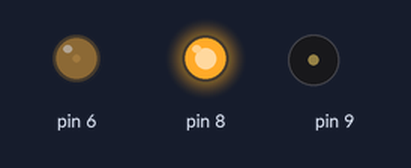
The sketch below on a simulated Arduino Uno, built with avr-gcc and run on an emulated ATmega328P. Shown: output pins drawn as LEDs (lit = HIGH), buzzer (waves = sounding).

Above: at 0.15 s.
At 1.65 s:
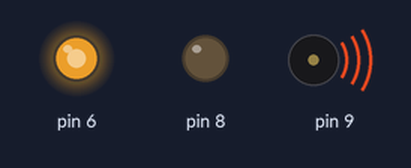
At 3.17 s:
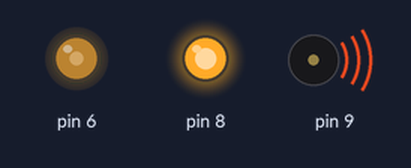
At 5.27 s:
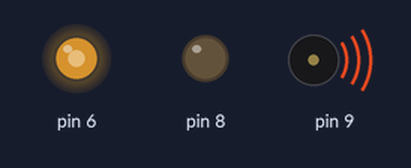
At 7.39 s:
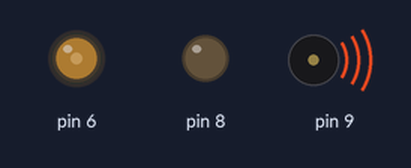
At 15.84 s:
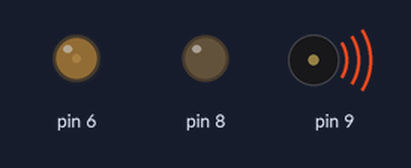
Timing chart, 0 to 15.7 s (numbered marks = the images above):
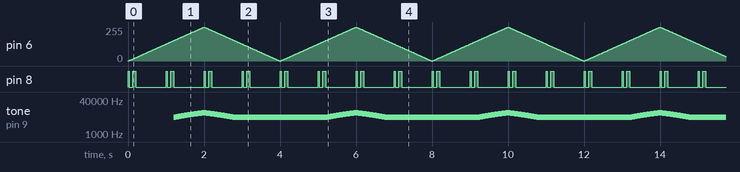

The sketch:

scope-signal.ino
```cpp
// Arduino Uno oscilloscope signal show:
// D9: 100 Hz to 10 kHz triangle sweep, 50% duty cycle.
// D8: double-pulse heartbeat, once per second.
// D6: approximately 980 Hz PWM with a slowly changing duty cycle.
void setup() {
  pinMode(9, OUTPUT);
  pinMode(8, OUTPUT);
  pinMode(6, OUTPUT);

  noInterrupts();
  TCCR1A = 0;
  TCCR1B = 0;
  TCNT1 = 0;

  // Toggle OC1A on compare match in CTC mode, with an 8x prescaler.
  OCR1A = 9999;
  TCCR1A |= _BV(COM1A0);
  TCCR1B |= _BV(WGM12) | _BV(CS11);
  interrupts();
}

void loop() {
  const unsigned long now = millis();

  // Sweep up for two seconds, then back down for two seconds.
  const unsigned long sweepPosition = now % 4000UL;
  const unsigned long ramp =
      sweepPosition < 2000UL ? sweepPosition : 4000UL - sweepPosition;
  const unsigned long frequency = 100UL + (ramp * 9900UL) / 2000UL;
  OCR1A = (1000000UL / frequency) - 1UL;

  // A stylized heartbeat: short pulse, pause, stronger pulse, long rest.
  const unsigned int beatPosition = now % 1000UL;
  const bool heartbeat = beatPosition < 35U ||
                         (beatPosition >= 120U && beatPosition < 200U);
  digitalWrite(8, heartbeat ? HIGH : LOW);

  // Triangle-wave envelope encoded as PWM duty cycle.
  const unsigned int breathPosition = now % 4000UL;
  const unsigned int brightness = breathPosition < 2000U
      ? (breathPosition * 255UL) / 2000UL
      : ((4000UL - breathPosition) * 255UL) / 2000UL;
  analogWrite(6, brightness);
}
```

Measured:
- by itself, pin 8: repeats every 1.0 s: LOW 0.09 s, HIGH 0.08 s, LOW 0.80 s, HIGH 0.03 s
- by itself, tone on pin 9: plays 6061 Hz for 0.02 s, 6135 Hz for 0.02 s, 6211 Hz for 0.02 s, 6289 Hz for 0.01 s, 6329 Hz for 0.01 s, 6369 Hz for 0.01 s … (490 notes in this stretch)
